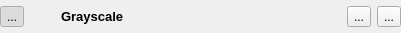
<?xml version="1.0" encoding="UTF-8"?>
<ui version="4.0">
 <class>Form</class>
 <widget class="QWidget" name="Form">
  <property name="geometry">
   <rect>
    <x>0</x>
    <y>0</y>
    <width>401</width>
    <height>33</height>
   </rect>
  </property>
  <property name="windowTitle">
   <string>Form</string>
  </property>
  <layout class="QGridLayout" name="gridLayout">
   <property name="leftMargin">
    <number>0</number>
   </property>
   <property name="topMargin">
    <number>0</number>
   </property>
   <property name="rightMargin">
    <number>0</number>
   </property>
   <property name="bottomMargin">
    <number>0</number>
   </property>
   <item row="0" column="0">
    <layout class="QHBoxLayout" name="horizontalLayout_2">
     <item>
      <widget class="QToolButton" name="btn_show">
       <property name="text">
        <string>...</string>
       </property>
       <property name="icon">
        <iconset resource="res.qrc">
         <normaloff>:/effect/icon/eye_unchecked.png</normaloff>
         <normalon>:/effect/icon/eye_checked.png</normalon>:/effect/icon/eye_unchecked.png</iconset>
       </property>
       <property name="iconSize">
        <size>
         <width>25</width>
         <height>25</height>
        </size>
       </property>
       <property name="checkable">
        <bool>true</bool>
       </property>
       <property name="checked">
        <bool>true</bool>
       </property>
      </widget>
     </item>
     <item>
      <widget class="QLabel" name="lbl_icon">
       <property name="minimumSize">
        <size>
         <width>25</width>
         <height>25</height>
        </size>
       </property>
       <property name="maximumSize">
        <size>
         <width>25</width>
         <height>25</height>
        </size>
       </property>
       <property name="text">
        <string/>
       </property>
       <property name="pixmap">
        <pixmap resource="res.qrc">:/effect/icon/grayscale.png</pixmap>
       </property>
       <property name="scaledContents">
        <bool>true</bool>
       </property>
      </widget>
     </item>
     <item>
      <layout class="QVBoxLayout" name="verticalLayout">
       <item>
        <layout class="QHBoxLayout" name="horizontalLayout">
         <item>
          <widget class="QLabel" name="lbl_effectType">
           <property name="font">
            <font>
             <family>Arial</family>
             <pointsize>10</pointsize>
             <weight>75</weight>
             <bold>true</bold>
            </font>
           </property>
           <property name="text">
            <string>Grayscale</string>
           </property>
          </widget>
         </item>
         <item>
          <spacer name="horizontalSpacer">
           <property name="orientation">
            <enum>Qt::Horizontal</enum>
           </property>
           <property name="sizeHint" stdset="0">
            <size>
             <width>40</width>
             <height>20</height>
            </size>
           </property>
          </spacer>
         </item>
         <item>
          <widget class="QToolButton" name="btn_setting">
           <property name="text">
            <string>...</string>
           </property>
           <property name="icon">
            <iconset resource="res.qrc">
             <normaloff>:/effect/icon/setting.png</normaloff>:/effect/icon/setting.png</iconset>
           </property>
          </widget>
         </item>
         <item>
          <widget class="QToolButton" name="btn_close">
           <property name="text">
            <string>...</string>
           </property>
           <property name="icon">
            <iconset resource="res.qrc">
             <normaloff>:/effect/icon/close.png</normaloff>:/effect/icon/close.png</iconset>
           </property>
          </widget>
         </item>
        </layout>
       </item>
      </layout>
     </item>
    </layout>
   </item>
  </layout>
 </widget>
 <resources>
  <include location="res.qrc"/>
 </resources>
 <connections/>
</ui>
